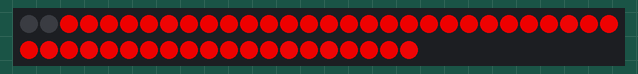
Simulated run of this program. Board: ESP8266 (NodeMCU). Shown: 50 RGB LEDs in strip order, left to right, continuing on the next row. Random numbers use the default seed unless the program sets one.

Above: at 1.15 s.
At 5.4 s:
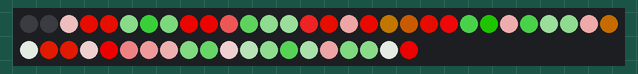
At 10.57 s:
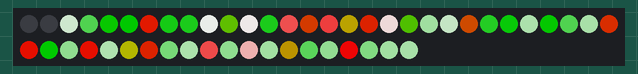
At 20.29 s:
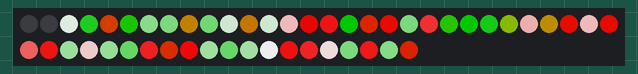
At 30.01 s:
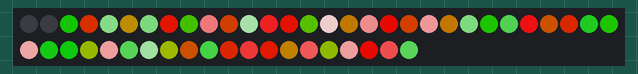
At 39.73 s:
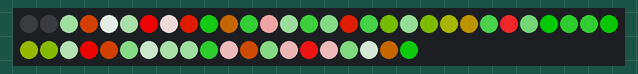

The program:

main.cpp
```cpp
#include <Arduino.h>
#include <FastLED.h>

// 2017 Holiday LED Wreaths

// quick CA test code for ESP8266/WS2811

#define LED_PIN     12
#define COLOR_ORDER RGB
#define CHIPSET     WS2811
#define NUM_LEDS    50

#define BRIGHTNESS  200
#define FRAMES_PER_SECOND 60

CRGB leds[NUM_LEDS];
CRGBPalette16 gPalette;

static byte cells[NUM_LEDS];


void setup() {

    delay(1000);

    FastLED.addLeds<CHIPSET, LED_PIN, COLOR_ORDER>(leds, NUM_LEDS).setCorrection(TypicalLEDStrip);
    FastLED.setBrightness(BRIGHTNESS);

    // Xmas
    gPalette = CRGBPalette16(CRGB::Red, CRGB::White, CRGB::Green, CRGB::Red);
    // Flamingo
    //gPalette = CRGBPalette16(CRGB::Black, CRGB::HotPink, CRGB::Fuchsia, CRGB::Red);
    // Blue/red/purple
    //gPalette = CRGBPalette16(CRGB::Black, CRGB::Blue, CRGB::Purple, CRGB::Fuchsia);

}

void loop()
{
    random16_add_entropy(random(561));
    int threshhold = 120;
    int boost_low = 1;
    int boost_high = 4;

    // simple continuous CA based loosely on Rule 30
    for(int c = 0; c < NUM_LEDS; c++) {

        int neighbors = 0;

        if (c > 0 && cells[c-1] > threshhold) {
            neighbors++;
        }
        if (c < NUM_LEDS - 1 && cells[c+1] > threshhold) {
            neighbors++;
        }
        if (cells[c] > threshhold && random(0, 2) == 1) {
            neighbors++;
        }

        if (neighbors == 1) {
            cells[c] += random(boost_low, boost_high);
        } else {
            cells[c] -= random(boost_low, boost_high);
        }
    }

    for(int i = 0; i < NUM_LEDS; i++) {
      byte colorindex = scale8(cells[i], 240);
      CRGB color = ColorFromPalette(gPalette, colorindex);
      leds[i] = color;
    }

    // Keep first two LEDs on pigtail off
    leds[0] = CRGB::Black;
    leds[1] = CRGB::Black;

    FastLED.show();
    FastLED.delay(1000 / FRAMES_PER_SECOND);

}
```
